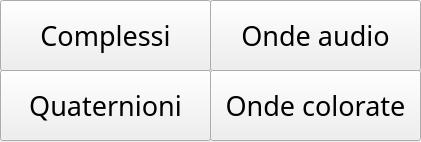
<?xml version="1.0" encoding="UTF-8"?>
<ui version="4.0">
 <class>Form</class>
 <widget class="QWidget" name="Form">
  <property name="geometry">
   <rect>
    <x>0</x>
    <y>0</y>
    <width>421</width>
    <height>142</height>
   </rect>
  </property>
  <property name="windowTitle">
   <string>Form</string>
  </property>
  <widget class="QPushButton" name="openComplex">
   <property name="geometry">
    <rect>
     <x>0</x>
     <y>0</y>
     <width>211</width>
     <height>71</height>
    </rect>
   </property>
   <property name="font">
    <font>
     <family>Microsoft JhengHei Light</family>
     <pointsize>20</pointsize>
    </font>
   </property>
   <property name="text">
    <string>Complessi</string>
   </property>
   <property name="flat">
    <bool>false</bool>
   </property>
  </widget>
  <widget class="QPushButton" name="openAudio">
   <property name="geometry">
    <rect>
     <x>210</x>
     <y>0</y>
     <width>211</width>
     <height>71</height>
    </rect>
   </property>
   <property name="font">
    <font>
     <family>Microsoft JhengHei Light</family>
     <pointsize>20</pointsize>
    </font>
   </property>
   <property name="text">
    <string>Onde audio</string>
   </property>
   <property name="flat">
    <bool>false</bool>
   </property>
  </widget>
  <widget class="QPushButton" name="openQuaternion">
   <property name="geometry">
    <rect>
     <x>0</x>
     <y>70</y>
     <width>211</width>
     <height>71</height>
    </rect>
   </property>
   <property name="font">
    <font>
     <family>Microsoft JhengHei Light</family>
     <pointsize>20</pointsize>
    </font>
   </property>
   <property name="text">
    <string>Quaternioni</string>
   </property>
   <property name="flat">
    <bool>false</bool>
   </property>
  </widget>
  <widget class="QPushButton" name="openColor">
   <property name="geometry">
    <rect>
     <x>210</x>
     <y>70</y>
     <width>211</width>
     <height>71</height>
    </rect>
   </property>
   <property name="font">
    <font>
     <family>Microsoft JhengHei Light</family>
     <pointsize>20</pointsize>
    </font>
   </property>
   <property name="text">
    <string>Onde colorate</string>
   </property>
   <property name="flat">
    <bool>false</bool>
   </property>
  </widget>
 </widget>
 <resources/>
 <connections/>
</ui>
